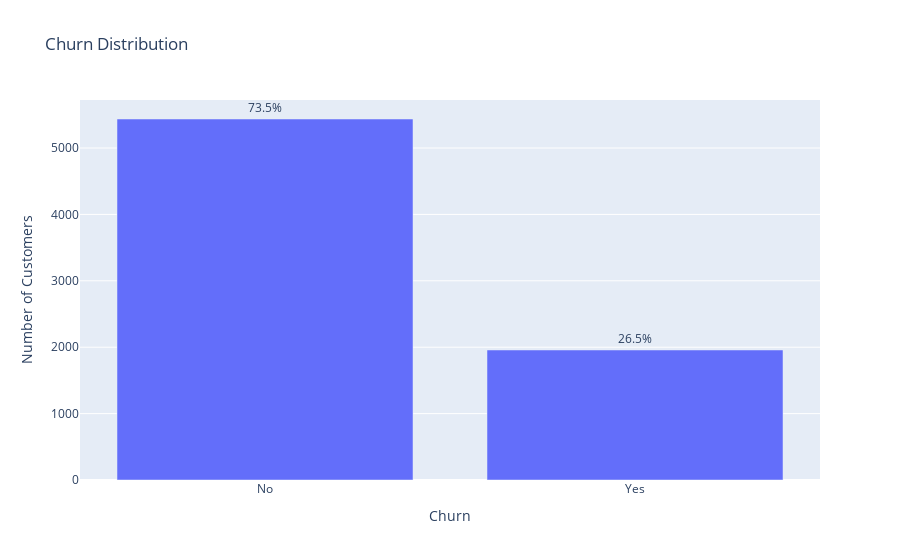

Notebook code for this chart:
### Code cell
#create the bar chart itself
counts = df['Churn'].value_counts().reset_index()
counts.columns = ['Churn', 'Count']
counts['Percent'] = (counts['Count'] / counts['Count'].sum() * 100).round(1)

fig = px.bar(
    counts,
    x='Churn',
    y='Count',
    text='Percent',
    title='Churn Distribution',
    labels={'Count': 'Number of Customers'}
)

fig.update_traces(texttemplate='%{text}%', textposition='outside')
fig.update_layout(yaxis_title='Number of Customers')
fig.show()

### Figure 1 — Plotly figure (JSON) as saved in the notebook; plotly's stock layout.template omitted (floating-point values rounded to 4 significant figures)
{"data": [{"alignmentgroup": "True", "hovertemplate": "Churn=%{x}<br>Number of Customers=%{y}<br>Percent=%{text}<extra></extra>", "legendgroup": "", "marker": {"color": "#636efa", "pattern": {"shape": ""}}, "name": "", "offsetgroup": "", "orientation": "v", "showlegend": false, "text": [73.5, 26.5], "textposition": "outside", "texttemplate": "%{text}%", "type": "bar", "x": ["No", "Yes"], "xaxis": "x", "y": [5437, 1958], "yaxis": "y"}], "layout": {"barmode": "relative", "legend": {"tracegroupgap": 0}, "title": {"text": "Churn Distribution"}, "xaxis": {"anchor": "y", "domain": [0, 1], "title": {"text": "Churn"}}, "yaxis": {"anchor": "x", "domain": [0, 1], "title": {"text": "Number of Customers"}}}}
